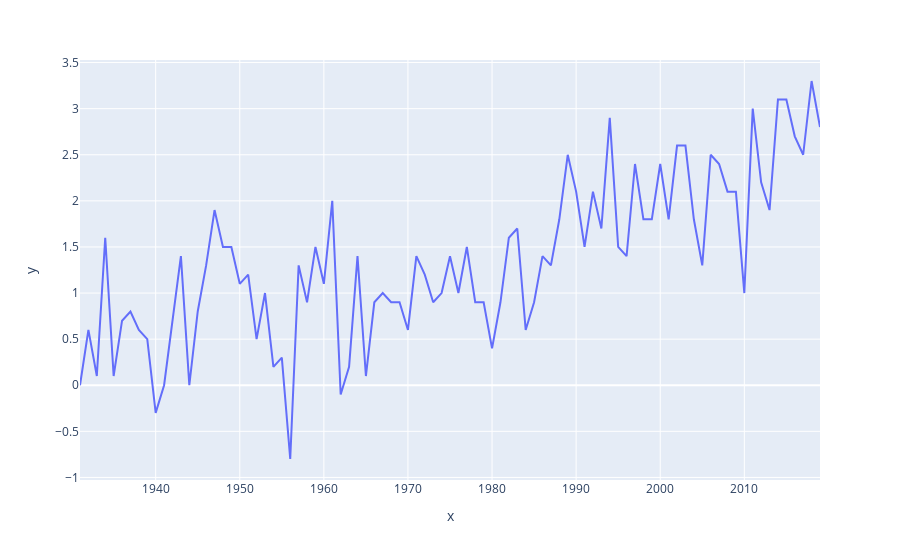

The notebook cell this image was saved under:
### Markdown cell above
Jan verfolgt den Trend und merkt, dass es seit 1960 immer weniger schneereiche Jahre gibt. Er möchte das prüft den Trend in dem er eine Lineare Regression über den Trend legt. Der Trend der Regressionslinie zeigt nach unten, was darauf hindeutet, dass es wirklich immer weniger Schnee in Davos gibt. Er findet eine weitere Grafik, welche die jährliche Durchschnittstemperatur präsentiert.

### Code cell
from sklearn.linear_model import LinearRegression

def lineplot_swiss_temp(data):
    
    data = data['Davos']

    data = data.loc[:] - data.loc[data.index[0]]
    
    data = data.reset_index()
    data.columns = ['year', 'temperature']
    
    fig = px.scatter(x=data['year'], y=data['temperature'])
    
    fig.update_traces(mode='lines')
    fig.show()
    
    
lineplot_swiss_temp(swiss_temp)

### Figure 1 — Plotly figure (JSON) as saved in the notebook; plotly's stock layout.template omitted (floating-point values rounded to 4 significant figures)
{"data": [{"hovertemplate": "x=%{x}<br>y=%{y}<extra></extra>", "legendgroup": "", "marker": {"color": "#636efa", "symbol": "circle"}, "mode": "lines", "name": "", "showlegend": false, "type": "scatter", "x": [1931, 1932, 1933, 1934, 1935, 1936, 1937, 1938, 1939, 1940, 1941, 1942, 1943, 1944, 1945, 1946, 1947, 1948, 1949, 1950, 1951, 1952, 1953, 1954, 1955, 1956, 1957, 1958, 1959, 1960, 1961, 1962, 1963, 1964, 1965, 1966, 1967, 1968, 1969, 1970, 1971, 1972, 1973, 1974, 1975, 1976, 1977, 1978, 1979, 1980, 1981, 1982, 1983, 1984, 1985, 1986, 1987, 1988, 1989, 1990, 1991, 1992, 1993, 1994, 1995, 1996, 1997, 1998, 1999, 2000, 2001, 2002, 2003, 2004, 2005, 2006, 2007, 2008, 2009, 2010, 2011, 2012, 2013, 2014, 2015, 2016, 2017, 2018, 2019], "xaxis": "x", "y": [0, 0.6, 0.1, 1.6, 0.1, 0.7, 0.8, 0.6, 0.5, -0.3, 0, 0.7, 1.4, 0, 0.8, 1.3, 1.9, 1.5, 1.5, 1.1, 1.2, 0.5, 1.0, 0.2, 0.3, -0.8, 1.3, 0.9, 1.5, 1.1, 2, -0.1, 0.2, 1.4, 0.1, 0.9, 1.0, 0.9, 0.9, 0.6, 1.4, 1.2, 0.9, 1.0, 1.4, 1.0, 1.5, 0.9, 0.9, 0.4, 0.9, 1.6, 1.7, 0.6, 0.9, 1.4, 1.3, 1.8, 2.5, 2.1, 1.5, 2.1, 1.7, 2.9, 1.5, 1.4, 2.4, 1.8, 1.8, 2.4, 1.8, 2.6, 2.6, 1.8, 1.3, 2.5, 2.4, 2.1, 2.1, 1.0, 3, 2.2, 1.9, 3.1, 3.1, 2.7, 2.5, 3.3, 2.8], "yaxis": "y"}], "layout": {"legend": {"tracegroupgap": 0}, "margin": {"t": 60}, "xaxis": {"anchor": "y", "domain": [0, 1], "title": {"text": "x"}}, "yaxis": {"anchor": "x", "domain": [0, 1], "title": {"text": "y"}}}}
